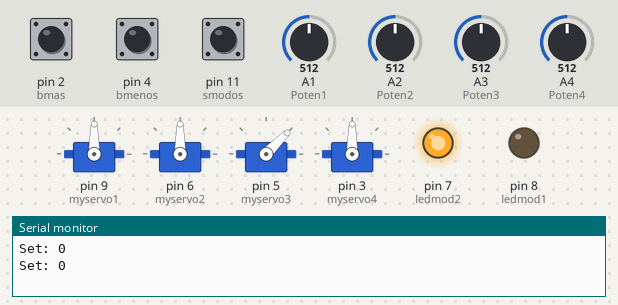
The sketch below on a simulated Arduino Uno, built with avr-gcc and run on an emulated ATmega328P. Parts: 4 × servo, output pins drawn as LEDs (lit = HIGH), the last lines printed to the serial monitor. Inputs (shaded band) come from the test bench; at power-on: pin 2 (bmas) HIGH, pin 11 (smodos) HIGH, pin 4 (bmenos) HIGH, A1 (Poten1) = 512, A2 (Poten2) = 512, A3 (Poten3) = 512, A4 (Poten4) = 512.

Above: at 1.2 s.
1.3 s: pin 2 (bmas) pulled LOW for 1 s
At 2.9 s:
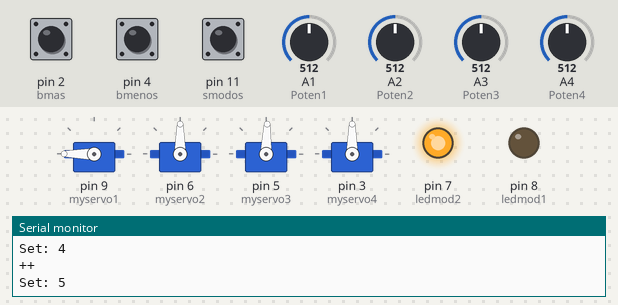
3.8 s: pin 11 (smodos) pulled LOW for 1 s
At 4.6 s:
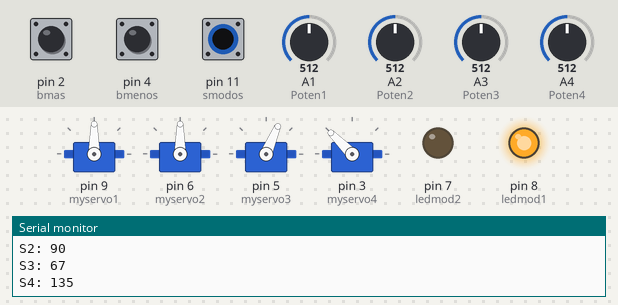
6.5 s: pin 11 (smodos) pulled LOW for 3.2 s
At 9.85 s:
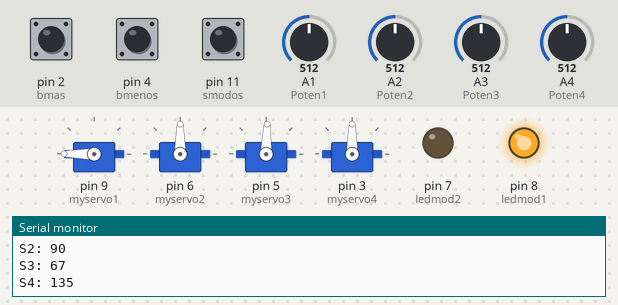
11.5 s: pin 4 (bmenos) pulled LOW for 0.15 s
At 12.3 s:
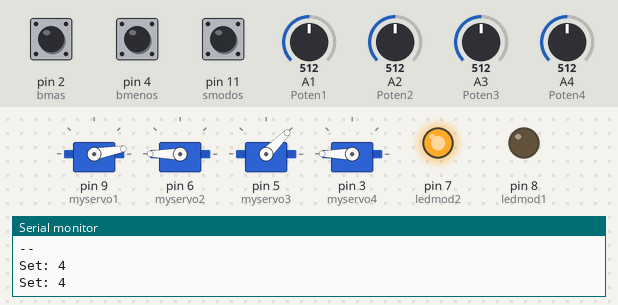
13.1 s: pin 11 (smodos) pulled LOW for 0.15 s
At 13.37 s:
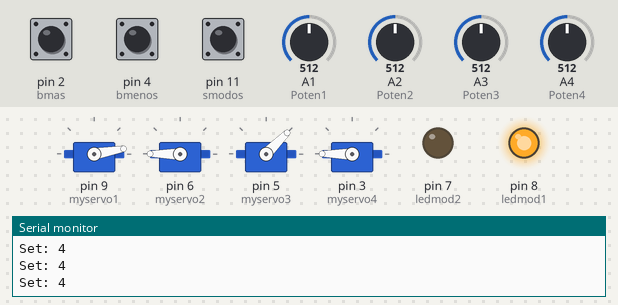
Timing chart, 0 to 16.0 s (numbered marks = the images above; inputs shaded):
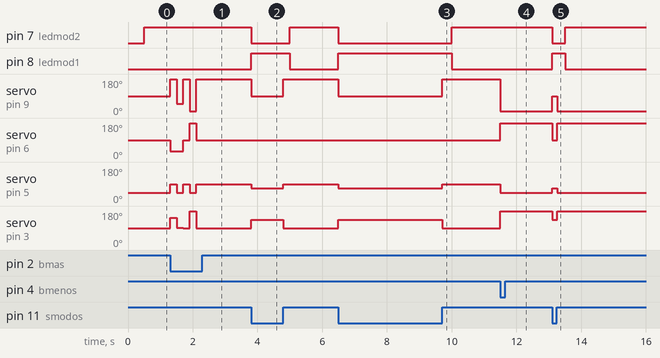

The sketch:

proyecto2digital.ino
```cpp
#include <Servo.h>

// Objetos servo
Servo myservo1;
Servo myservo2;
Servo myservo3;
Servo myservo4;


unsigned long lastPrintTime = 0;
const unsigned long printInterval = 500;  // Intervalo de 500 ms

// Pines
#define smodos 11
#define bmas 2
#define bmenos 4

#define ledmod1 8
#define ledmod2 7

#define Poten1 A1
#define Poten2 A2
#define Poten3 A3
#define Poten4 A4

// Variables de lectura y señal para servos
int Potr1 = 0, Potr2 = 0, Potr3 = 0, Potr4 = 0;
int Servow1, Servow2, Servow3, Servow4;

// Contador de modos
int sumas = 0;

// Variables para antirebote con millis
unsigned long lastDebounceTimeMas = 0;
unsigned long lastDebounceTimeMenos = 0;
const unsigned long debounceDelay = 200;

void setup() {
  Serial.begin(9600);

  pinMode(smodos, INPUT_PULLUP);
  pinMode(bmas, INPUT_PULLUP);
  pinMode(bmenos, INPUT_PULLUP);

  myservo1.attach(9);
  myservo2.attach(6);
  myservo3.attach(5);
  myservo4.attach(3);
}

void loop() {
  bool smod = digitalRead(smodos); // LOW = modo manual

  pinMode(ledmod1, OUTPUT);
  pinMode(ledmod2, OUTPUT);

  if (smod == LOW) {
    // Modo manual
    Potr1 = analogRead(Poten1);
    Potr2 = analogRead(Poten2);
    Potr3 = analogRead(Poten3);
    Potr4 = analogRead(Poten4);

    Servow1 = map(Potr1, 0, 1023, 0, 180);
    Servow2 = map(Potr2, 0, 1023, 0, 180);
    Servow3 = map(Potr3, 0, 1023, 45, 90);
    Servow4 = map(Potr4, 0, 1023, 90, 180);

    myservo1.write(Servow1);
    myservo2.write(Servow2);
    myservo3.write(Servow3);
    myservo4.write(Servow4);

    digitalWrite(ledmod1, HIGH);
    digitalWrite(ledmod2, LOW);

      unsigned long currentMillis = millis();
      if (currentMillis - lastPrintTime >= printInterval) {
        lastPrintTime = currentMillis;

        Serial.println("Modo Manual:");
        Serial.print("S1: ");
        Serial.println(Servow1);
        Serial.print("S2: ");
        Serial.println(Servow2);
        Serial.print("S3: ");
        Serial.println(Servow3);
        Serial.print("S4: ");
        Serial.println(Servow4);
      }

  } else {
    // Modo automático
    unsigned long currentMillis = millis();

    bool mas = digitalRead(bmas) == LOW;
    bool menos = digitalRead(bmenos) == LOW;

    // Botón MAS
    if (mas && (currentMillis - lastDebounceTimeMas > debounceDelay)) {
      if (sumas < 5) {
        sumas++;
        Serial.println("++");
      }
      lastDebounceTimeMas = currentMillis;
    }

    // Botón MENOS
    if (menos && (currentMillis - lastDebounceTimeMenos > debounceDelay)) {
      if (sumas > 0) {
        sumas--;
        Serial.println("--");
      }
      lastDebounceTimeMenos = currentMillis;
    }

    if (currentMillis - lastPrintTime >= printInterval) {
      lastPrintTime = currentMillis;

      digitalWrite(ledmod2, HIGH);
      digitalWrite(ledmod1, LOW);

      Serial.print("Set: ");
      Serial.println(sumas);
    }

    switch (sumas) {
      case 0:
        myservo1.write(90);
        myservo2.write(90);
        myservo3.write(45);
        myservo4.write(90);
        break;
      case 1:
        myservo1.write(180);
        myservo2.write(30);
        myservo3.write(88);
        myservo4.write(145);
        break;
      case 2:
        myservo1.write(50);
        myservo2.write(30);
        myservo3.write(45);
        myservo4.write(92);
        break;
      case 3:
        myservo1.write(180);
        myservo2.write(90);
        myservo3.write(88);
        myservo4.write(90);
        break;
      case 4:
        myservo1.write(10);
        myservo2.write(180);
        myservo3.write(45);
        myservo4.write(180);
        break;
      case 5:
        myservo1.write(180);
        myservo2.write(90);
        myservo3.write(88);
        myservo4.write(90);
        break;
      default:
        // statements
        break;
    }

  }


}
```

Measured:
- after the input at 1.3 s, servo on pin 9 (myservo1): 90° → 180° at once, → 50° 0.20 s later, → 180° 0.20 s later, → 10° 0.20 s later, … (5 changes in this stretch); servo on pin 6 (myservo2): 90° → 30° at once, → 90° 0.40 s later, → 180° 0.20 s later, → 90° 0.20 s later
- after the input at 3.8 s, pin 7 (ledmod2): HIGH → LOW at once, → HIGH 1.2 s later; pin 8 (ledmod1): LOW → HIGH at once, → LOW 1.2 s later; servo on pin 9 (myservo1): 180° → 90° at once, → 180° 1.0 s later; servo on pin 5 (myservo3): 88° → 67° at once, → 88° 1.0 s later; servo on pin 3 (myservo4): 90° → 135° at once, → 90° 1.0 s later
- after the input at 6.5 s, pin 7 (ledmod2): HIGH → LOW at once, → HIGH 3.5 s later; pin 8 (ledmod1): LOW → HIGH at once, → LOW 3.5 s later; servo on pin 9 (myservo1): 180° → 90° at once, → 180° 3.2 s later; servo on pin 5 (myservo3): 88° → 67° at once, → 88° 3.2 s later; servo on pin 3 (myservo4): 90° → 135° at once, → 90° 3.2 s later
- after the input at 11.5 s, servo on pin 9 (myservo1): 180° → 10° at once; servo on pin 6 (myservo2), servo on pin 3 (myservo4): 90° → 180° at once; servo on pin 5 (myservo3): 88° → 45° at once
- after the input at 13.1 s, pin 7 (ledmod2): HIGH → LOW at once, → HIGH 0.40 s later; pin 8 (ledmod1): LOW → HIGH at once, → LOW 0.40 s later; servo on pin 9 (myservo1): 10° → 90° at once, → 10° 0.15 s later; servo on pin 6 (myservo2): 180° → 90° at once, → 180° 0.15 s later; servo on pin 5 (myservo3): 45° → 67° at once, → 45° 0.15 s later
